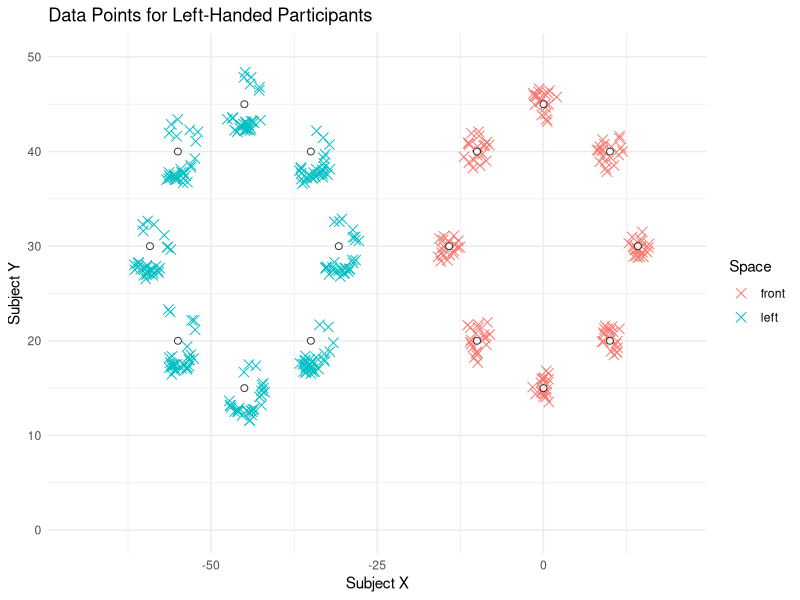
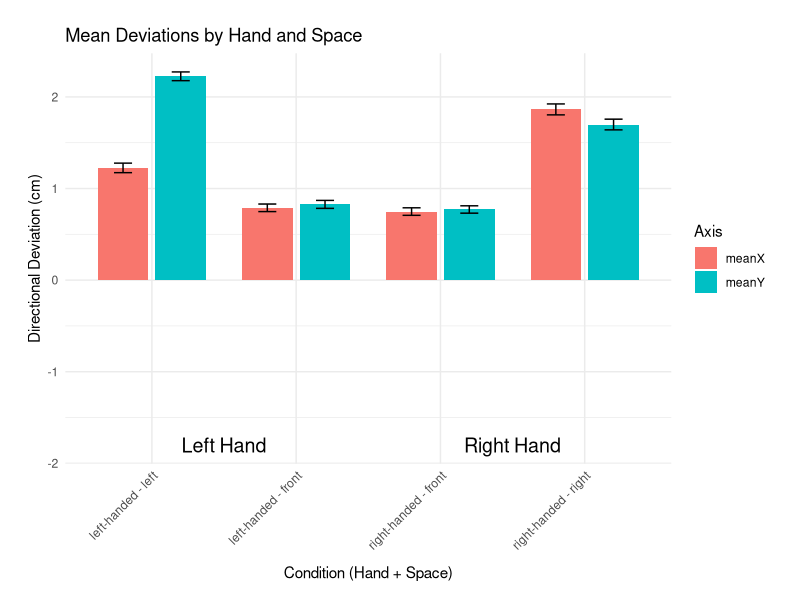

Source code (R) for these figures, in order:


# Load necessary libraries
library(ggplot2)
library(dplyr)
library(tidyr)  # for pivot_longer()

set.seed( rnorm(n = 1, mean = 0, sd = 2000   ) )

# Participant IDs and their handedness
participantCount <- 1:20
participant_tags <- data.frame(
  ID = participantCount,
  hand = rep(c("left-handed", "right-handed"), each = 10)  # Assuming 3 left-handed and 3 right-handed participants
)

# Define reference points for different spatial positions
base_points <- data.frame(
  ref_x = c(0, 0, 14.2, -14.2, -10, 10, 10, -10),  # Base reference x-coordinates
  ref_y = c(15, 45,  30, 30, 20, 20, 40, 40)  # Base reference y-coordinates
  # ref_x and ref_y values represent different spatial positions:
  # (0, 15) - Front     # (0, 45) - Front (further)     # (14.2, 30) - Extreme right oblique     # (-14.2, 30) - Extreme left oblique
  # (10, 20) - Oblique right close     # (-10, 20) - Oblique left close     # (10, 40) - Oblique right far     # (-10, 40) - Oblique left far 
)

# Set number of repetitions for each spatial position
reps_front <- 2  # Number of repetitions for front space
reps_side <- 3  # Number of repetitions for side spaces
numOfPoints <- length(base_points$ref_x)

# Sample size
N <- length(participantCount)

right_handed_means <- list(
  front = data.frame(
    x = c( rep(1.29, 4), rep(1.36, 4)),
    y = c( rep(1.57, 4 ), rep(1.43, 4))
  ),
  right = data.frame(
    x = c(rep(1.92 , 4), rep(2.04 , 4)),
    y = c(rep(1.91 , 4), rep(1.94 , 4))
  )
)
right_handed_sds <- list(
  front = data.frame(
    x = c(rep(0.19 * sqrt(reps_front) , 4), rep(0.18* sqrt(reps_front) , 4)),
    y = c(rep(0.3* sqrt(reps_front)   , 4), rep(0.19* sqrt(reps_front) , 4))
  ),
  right = data.frame(
    x = c(rep(0.27* sqrt(reps_side) , 4), rep(0.18* sqrt(reps_side) , 4)),
    y = c(rep(0.28* sqrt(reps_side) , 4), rep(0.19* sqrt(reps_side) , 4))
  )
)



# Mean and SE adjustments for left-handed participants
# Calculating mean adjustments for left-handed participants
left_handed_means <- list(
  front = data.frame(
    x = c(rep(1.82, 4), rep(1.59, 4)),
    y = c(rep(1.34, 4), rep(1.67, 4))
  ),
  left = data.frame(
    x = c(rep(2.14 , 4), rep(1.82 , 4)),
    y = c(rep(1.64 , 4), rep(2.1 , 4))
  )
)

left_handed_sds <- list(
  front = data.frame(
    x = c(rep(0.24* sqrt(reps_front)   , 4), rep(0.24* sqrt(reps_front) , 4)),
    y = c(rep(0.13* sqrt(reps_front)   , 4), rep(0.14* sqrt(reps_front) , 4))
  ),
  left = data.frame(
    x = c(rep(0.24* sqrt(reps_side) , 4), rep(0.21* sqrt(reps_side) , 4)),
    y = c(rep(0.13* sqrt(reps_side) , 4), rep(0.31* sqrt(reps_side) , 4))
  )
)




# Define angular bin ranges
angle_bins <- list(
  "0-90°" = c(0, 90),
  "90-180°" = c(90, 180),
  "180-270°" = c(180, 270),
  "270-360°" = c(270, 360)
)

# Create the frequency data as a data frame
freq_data <- data.frame(
  hand = c(rep("left-handed", 2), rep("right-handed", 2)),
  space = c("left", "front", "right", "front"),
  X0t90 = c(10, 17, 16, 23),
  X90t180 = c(0, 16, 8, 17),
  X180t270 = c(53, 20, 8, 14),
  X270t360 = c(9, 19, 39, 18)
)
freq_data

# Compute the total counts for each row
total_counts <- rowSums(freq_data[, 3:6])

# Normalize the frequency data
normalized_data <- freq_data
normalized_data[, 3:6] <- sweep(freq_data[, 3:6], 1, total_counts, FUN = "/")

# Extract each row into contextually named variables
left_hand_left_space_freq_of_angles <- as.numeric(normalized_data[1, 3:6])
left_hand_front_space_freq_of_angles <- as.numeric(normalized_data[2, 3:6])
right_hand_right_space_freq_of_angles <- as.numeric(normalized_data[3, 3:6])
right_hand_front_space_freq_of_angles <- as.numeric(normalized_data[4, 3:6])


# Function to randomly sample an angle from a given range
sample_angle <- function(bin) {
  range <- angle_bins[[bin]]
  runif(1, min = range[1], max = range[2])  # Random value within the bin range
}



# Initialize an empty data frame to accumulate rows
my_data <- data.frame(
  ID = integer(),
  subjectX = numeric(),
  subjectY = numeric(),
  ref_x = numeric(),
  ref_y = numeric(),
  hand = character(),
  space = character()
)



# Function to apply rotation transformation to (x, y) based on angle in degrees
rotate_point <- function(x, y, angle) {
  theta <- angle * (pi / 180)  # Convert degrees to radians
  x_new <- x * cos(theta) - y * sin(theta)
  y_new <- x * sin(theta) + y * cos(theta)
  return(c(x_new, y_new))
}

# Data generation loop with rotation transformation
for (i in participantCount) {
  current_hand <- participant_tags$hand[i]
  if (current_hand == "right-handed") {
    means <- right_handed_means
    sds <- right_handed_sds
    side_space <- "right"
    side_offset <- 45
    front_angle_probs <- right_hand_front_space_freq_of_angles
    side_angle_probs <- right_hand_right_space_freq_of_angles
  } else {
    means <- left_handed_means
    sds <- left_handed_sds
    side_space <- "left"
    side_offset <- -45
    front_angle_probs <- left_hand_front_space_freq_of_angles
    side_angle_probs <- left_hand_left_space_freq_of_angles
  }
  
  for (j in 1:numOfPoints) {
    for (k in 1:reps_front) {
      angle_bin <- sample(names(angle_bins), 1, prob = front_angle_probs)
      angle_value <- sample_angle(angle_bin)
      
      # Generate random adjustments
      # Corrected code
      meanX <- runif(1, 0, means$front$x[j])
      deltaX <- rnorm(1,meanX , sds$front$x[j])
      meanY <- runif(1,0,means$front$y[j] )
      deltaY <- rnorm(1, meanY, sds$front$y[j])
      
      
      # Apply rotation to the (deltaX, deltaY)
      rotated_coords <- rotate_point(deltaX, deltaY, angle_value)
      
      subjectX <- base_points$ref_x[j] + rotated_coords[1]
      subjectY <- base_points$ref_y[j] + rotated_coords[2]
      
      rowToAdd <- data.frame(
        ID = i,
        subjectX = subjectX,
        subjectY = subjectY,
        ref_x = base_points$ref_x[j],
        ref_y = base_points$ref_y[j],
        hand = current_hand,
        space = "front",
        angle_bin = angle_bin,
        angle_value = angle_value
      )
      my_data <- rbind(my_data, rowToAdd)
    }
    
    for (k in 1:reps_side) {
      angle_bin <- sample(names(angle_bins), 1, prob = side_angle_probs)
      angle_value <- sample_angle(angle_bin)
      
      # Corrected code
      deltaX <- rnorm(1, means[[side_space]]$x[j], sds[[side_space]]$x[j])
      deltaY <- rnorm(1, means[[side_space]]$y[j], sds[[side_space]]$y[j])
      
      
      # Apply rotation to the (deltaX, deltaY)
      rotated_coords <- rotate_point(deltaX, deltaY, angle_value)
      
      subjectX <- base_points$ref_x[j] + side_offset + rotated_coords[1]
      subjectY <- base_points$ref_y[j] + rotated_coords[2]
      
      rowToAdd <- data.frame(
        ID = i,
        subjectX = subjectX,
        subjectY = subjectY,
        ref_x = base_points$ref_x[j] + side_offset,
        ref_y = base_points$ref_y[j],
        hand = current_hand,
        space = side_space,
        angle_bin = angle_bin,
        angle_value = angle_value
      )
      my_data <- rbind(my_data, rowToAdd)
    }
  }
}














# Display the final data frame
print("Final data frame:")
print(head(my_data))

# Write the final data frame to a CSV file
# write.csv(my_data, file = "my_data.csv", row.names = FALSE)


















# 
# 
# 
my_data_left <- my_data %>% filter(hand == "left-handed")
my_data_right <- my_data %>% filter(hand == "right-handed")
# # Plot for left-handed participants
# 
# print("Creating plot for left-handed participants")
ggplot(my_data_left, aes(x = subjectX, y = subjectY)) +
  geom_point(aes(color = space), size = 3, shape = 4) +
  # Plot base reference points
  geom_point(
    data = base_points,
    aes(x = ref_x, y = ref_y),
    color = "black",
    size = 2,
    shape = 21,
    fill = "white",
    alpha = 0.8
  ) +
  # Plot side space reference points (adjusted for side_offset)
  geom_point(
    data = transform(base_points, ref_x = ref_x + (-45)),
    aes(x = ref_x, y = ref_y),
    color = "black",
    size = 2,
    shape = 21,
    fill = "white",
    alpha = 0.8
  ) +
  labs(
    x = "Subject X",
    y = "Subject Y",
    title = "Data Points for Left-Handed Participants",
    color = "Space"
  ) +
  theme_minimal() +
  xlim(-70, 20) +
  ylim(0, 50)
# # 
# #   # Plot for right-handed participants
# # print("Creating plot for right-handed participants")
# ggplot(my_data_right, aes(x = subjectX, y = subjectY)) +
#   geom_point(aes(color = space), size = 3, shape = 4) +
#   # Plot base reference points
#   geom_point(
#     data = base_points,
#     aes(x = ref_x, y = ref_y),
#     color = "black",
#     size = 2,
#     shape = 21,
#     fill = "white",
#     alpha = 0.8
#   ) +
#   # Plot side space reference points (adjusted for side_offset)
#   geom_point(
#     data = transform(base_points, ref_x = ref_x + 45),
#     aes(x = ref_x, y = ref_y),
#     color = "black",
#     size = 2,
#     shape = 21,
#     fill = "white",
#     alpha = 0.8
#   ) +
#   labs(
#     x = "Subject X",
#     y = "Subject Y",
#     title = "Data Points for Right-Handed Participants",
#     color = "Space"
#   ) +
#   theme_minimal() +
#   xlim(-20, 70) +
#   ylim(0, 50)
# # 











# 
# 
# my_data
# # Calculate absolute X and Y deviations
my_data$x_deviation <- abs(my_data$subjectX - my_data$ref_x)
my_data$y_deviation <- abs(my_data$subjectY - my_data$ref_y)
# 
# 
# 
# # Reshape the data to long format using pivot_longer()
# anova_data <- my_data %>%
#   pivot_longer(
#     cols = c(x_deviation, y_deviation),  # Pivot X and Y deviations
#     names_to = "axis",                    # Create an 'axis' column (X/Y)
#     values_to = "deviationVal"            # Store deviations in 'deviationVal'
#   ) %>%
#   select(ID, hand, space, axis, deviationVal)  # Select relevant columns
# 
# # View the first few rows to ensure the structure is correct
# head(anova_data)
# 
# 
# 
# # Perform the mixed ANOVA with aov()
# anova_model <- aov(
#   deviationVal ~ hand * space * axis + Error(ID/(space * axis)),  # Mixed model formula
#   data = anova_data
# )
# 
# # View the ANOVA summary
# summary(anova_model)
# 
# 
# 
# 
# 
# 
# # Create separate datasets for X and Y deviations
# x_data <- my_data %>%
#   select(ID, hand, space, x_deviation) %>%
#   rename(deviationVal = x_deviation)  # Rename for consistency
# 
# y_data <- my_data %>%
#   select(ID, hand, space, y_deviation) %>%
#   rename(deviationVal = y_deviation)  # Rename for consistency
# 
# 
# # ANOVA for X-axis deviations
# anova_model_x <- aov(
#   deviationVal ~ hand * space + Error(ID/space),  # Mixed model formula
#   data = x_data
# )
# summary(anova_model_x)  # View results for X-axis
# 
# # ANOVA for Y-axis deviations
# anova_model_y <- aov(
#   deviationVal ~ hand * space + Error(ID/space),  # Mixed model formula
#   data = y_data
# )
# summary(anova_model_y)  # View results for Y-axis




















# 
# Step 1: Calculate mean deviations and SE
summary_data <- my_data %>%
  group_by(hand, space) %>%
  summarise(
    meanX = mean(x_deviation, na.rm = TRUE),
    meanY = mean(y_deviation, na.rm = TRUE),
    seX = sd(x_deviation, na.rm = TRUE) / sqrt(n()),
    seY = sd(y_deviation, na.rm = TRUE) / sqrt(n())
  )

# Step 2: Pivot the data to long format
pivotedData <- summary_data %>%
  pivot_longer(
    cols = c(meanX, meanY),
    names_to = "deviationDirection",
    values_to = "deviationVal"
  ) %>%
  mutate(SE = ifelse(deviationDirection == "meanX", seX, seY)) %>%
  select(-seX, -seY)

# Step 3: Create custom x-axis labels
pivotedData$condition <- factor(paste(pivotedData$hand, pivotedData$space, sep = " - "),
                                levels = c(
                                  "left-handed - left",
                                  "left-handed - front",
                                  "right-handed - front",
                                  "right-handed - right"
                                ))

# Step 4: Plot the data with custom x-axis labels
ggplot(pivotedData, aes(x = condition, y = deviationVal, fill = deviationDirection)) +
  geom_bar(stat = "identity", position = position_dodge(0.8), width = 0.7) +

  # Add error bars
  geom_errorbar(
    aes(ymin = deviationVal - SE, ymax = deviationVal + SE),
    position = position_dodge(0.8), width = 0.25
  ) +

  # Customize the labels
  labs(
    title = "Mean Deviations by Hand and Space",
    x = "Condition (Hand + Space)",
    y = "Directional Deviation (cm)",
    fill = "Axis"
  ) +

  # Use theme to adjust x-axis text
  theme_minimal() +
  theme(
    axis.text.x = element_text(angle = 45, hjust = 1),
    axis.title.x = element_text(vjust = -1.5),  # Push the x-axis label down
    plot.margin = margin(20, 20, 20, 20)  # Add some margin around the plot
  ) +

  # Add custom group labels (manually positioning them)
  annotate("text", x = 1.5, y = -1.8, label = "Left Hand", size = 5, hjust = 0.5) +
  annotate("text", x = 3.5, y = -1.8, label = "Right Hand", size = 5, hjust = 0.5)
# #
# # # 
# # # 
# # # 
# 
# 
# 
# 
# 
# 
# 
# 
